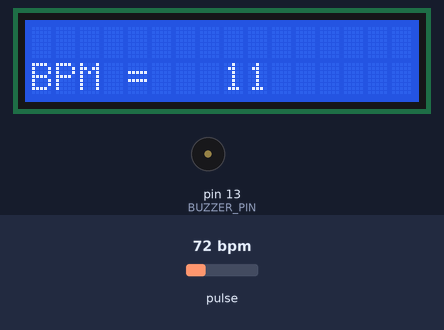
Recording of a sketch running on a simulated Arduino Uno, built with avr-gcc and run on an emulated ATmega328P. Parts: 16×2 character LCD, buzzer (waves = sounding). The test bench sets the inputs (shaded band); at power-on: pulse 72 bpm.

Above: at 4.2 s.
4.3 s: pulse set to 42 bpm
At 6.5 s:
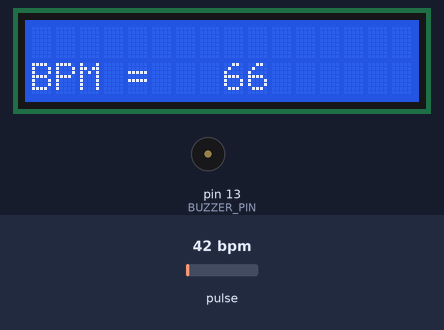
7.3 s: pulse set to 70 bpm
At 8.4 s:
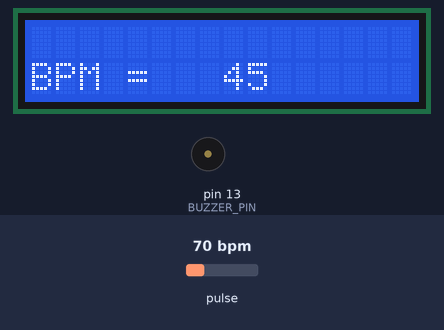
10.3 s: pulse set to 100 bpm
At 15.2 s:
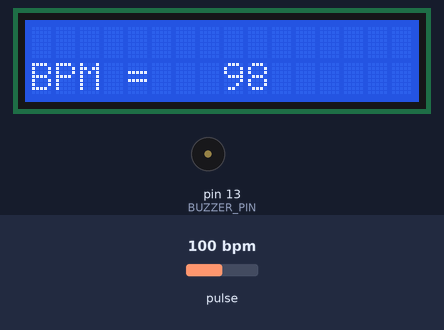
16.3 s: pulse set to 59 bpm
At 17.6 s:
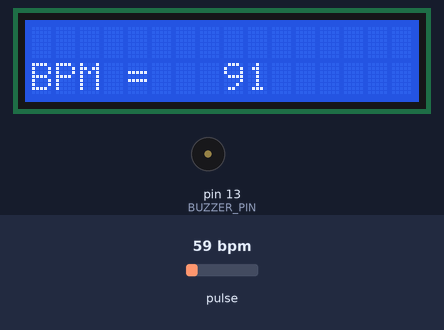
Timing chart, 0 to 20.3 s (numbered marks = the images above; inputs shaded):
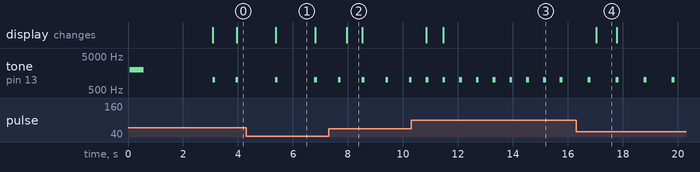

The sketch:

HeartRateMonitot_V1.3.ino
```cpp
#include <LiquidCrystal.h>
LiquidCrystal lcd(12, 11, 5, 4, 3, 2);
#define BUZZER_PIN    13
#define V_PIN A3
#include <Wire.h>
#include "MAX30105.h"           //MAX3010x library
#include "heartRate.h"          //Heart rate calculating algorithm

MAX30105 particleSensor;

const byte RATE_SIZE = 6; //  Усреднение значений
byte rates[RATE_SIZE];
byte rateSpot = 0;
long lastBeat = 0;
float beatsPerMinute;
int beatAvg;


void setup() {
   pinMode(BUZZER_PIN, OUTPUT);
    lcd.begin(16, 2);
    lcd.setCursor(0, 0);
    lcd.print(" PULSOMETER V.1 ");
    lcd.setCursor(0, 1);
    lcd.print("I am ready");

  // Инициализация сенсора
  particleSensor.begin(Wire, I2C_SPEED_FAST);
  particleSensor.setup();
  particleSensor.setPulseAmplitudeRed(0x0A); // Включает красный светодиод

// показываем заряд батарейки
   battery_icon();
   tone(BUZZER_PIN, 2000, 500);
   delay(3000);
}

void loop() {
 long irValue = particleSensor.getIR();

if(irValue > 7000){
    lcd.clear();
    lcd.setCursor(0, 1);
    lcd.print("BPM = ");
    lcd.setCursor(8,1);
   lcd.print(beatAvg);

  if (checkForBeat(irValue) == true)
  {
     tone(BUZZER_PIN, 1000, 100);   // пропищим удар

    //We sensed a beat!
    long delta = millis() - lastBeat;
    lastBeat = millis();

    beatsPerMinute = 60 / (delta / 1000.0);

    if (beatsPerMinute < 255 && beatsPerMinute > 20)
    {for(byte x= 1; x< RATE_SIZE;x++){
      rates[x] = rates[x-1];
    }
      rates[0]= beatsPerMinute;
      beatAvg = 0;
      for (byte x = 0 ; x < RATE_SIZE ; x++){
        beatAvg += rates[x];
      }
      beatAvg /= RATE_SIZE;
    }
  }

}
  if (irValue < 7000){       //если палец убран - сообщим и  сбросим средний  BPM в 0
     beatAvg=0;
     lcd.clear();
     lcd.setCursor(0,0);
     lcd.print("Please place ");
     lcd.setCursor(0,1);
     lcd.print("     your finger ");
     }
}

void battery_icon()
{
float V = analogRead( V_PIN)/1023.0*5.0/0.82;
lcd.setCursor(15, 1);

if (V >= 5.5)   lcd.print("\x9B");
else if (V >=5.0 && V<5.5) lcd.print("\x9C");
else if (V >=4.0 && V< 5.0) lcd.print("\x9D");
else if (V >=3.5 && V< 4.0) lcd.print("\x9E");
else lcd.print("\x9F");
}
```

Measured:
- after the input at 4.3 s, tone on pin 13 (BUZZER_PIN): alternates 1000 Hz for 0.10 s and silent for 1.3 s, starting after 1.0 s
- after the input at 7.3 s, tone on pin 13 (BUZZER_PIN): alternates 1000 Hz for 0.10 s and silent for 0.76 s, starting after 0.34 s; the display: changes after 0.65 s (image 2)
- after the input at 10.3 s, tone on pin 13 (BUZZER_PIN): alternates 1000 Hz for 0.10 s and silent for 0.51 s, starting after 0.54 s; the display: first changes after 0.55 s (image 3 shows a later state)
- after the input at 16.3 s, tone on pin 13 (BUZZER_PIN): alternates 1000 Hz for 0.10 s and silent for 0.92 s, starting after 0.43 s; the display: changes after 0.74 s (image 4)
- by itself, tone on pin 13 (BUZZER_PIN): plays 2000 Hz for 0.50 s, 1000 Hz for 0.10 s, 1000 Hz for 0.10 s
- what the display in image 1 shows lasts 1.4 s, from 5.4 s to 6.8 s
- what the display in image 2 shows lasts 0.5 s, from 8.0 s to 8.5 s
